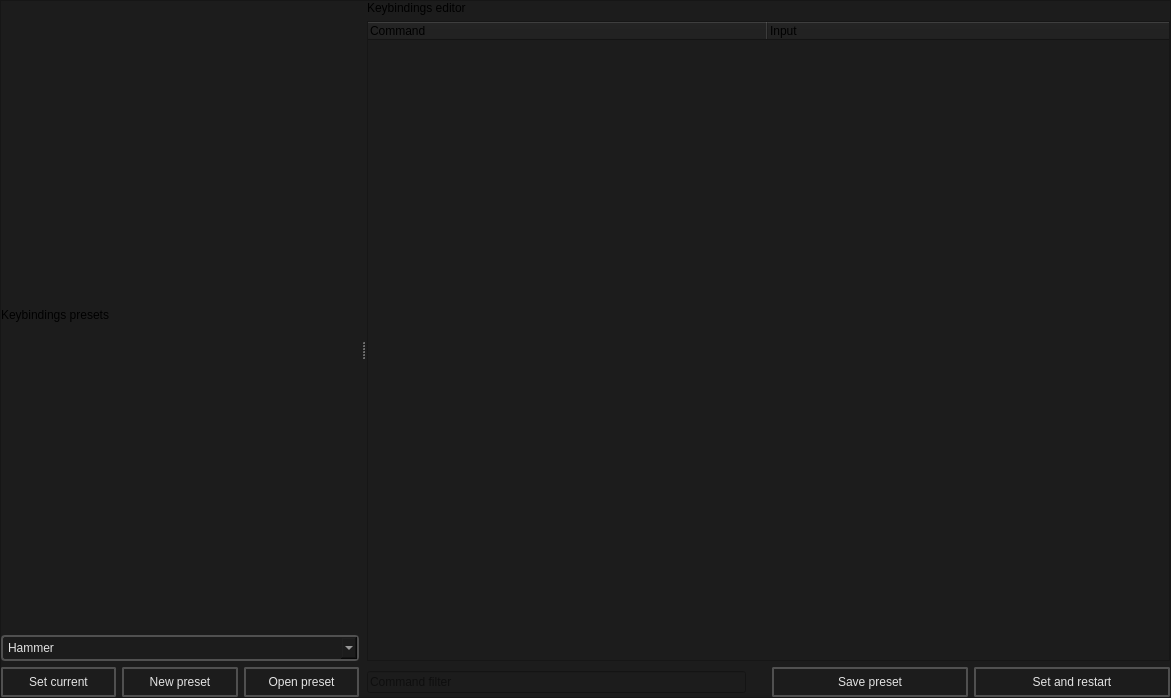
<?xml version="1.0" encoding="UTF-8"?>
<ui version="4.0">
 <class>MainWindow</class>
 <widget class="QMainWindow" name="MainWindow">
  <property name="geometry">
   <rect>
    <x>0</x>
    <y>0</y>
    <width>1171</width>
    <height>698</height>
   </rect>
  </property>
  <property name="windowTitle">
   <string>MainWindow</string>
  </property>
  <property name="styleSheet">
   <string notr="true">background-color: rgb(28, 28, 28);</string>
  </property>
  <widget class="QWidget" name="centralwidget">
   <layout class="QVBoxLayout" name="verticalLayout_2">
    <property name="leftMargin">
     <number>0</number>
    </property>
    <property name="topMargin">
     <number>0</number>
    </property>
    <property name="rightMargin">
     <number>0</number>
    </property>
    <property name="bottomMargin">
     <number>0</number>
    </property>
    <item>
     <widget class="QFrame" name="frame">
      <property name="frameShape">
       <enum>QFrame::Shape::StyledPanel</enum>
      </property>
      <property name="frameShadow">
       <enum>QFrame::Shadow::Raised</enum>
      </property>
      <layout class="QVBoxLayout" name="verticalLayout_5">
       <property name="leftMargin">
        <number>0</number>
       </property>
       <property name="topMargin">
        <number>0</number>
       </property>
       <property name="rightMargin">
        <number>0</number>
       </property>
       <property name="bottomMargin">
        <number>0</number>
       </property>
       <item>
        <widget class="QSplitter" name="splitter">
         <property name="orientation">
          <enum>Qt::Orientation::Horizontal</enum>
         </property>
         <property name="handleWidth">
          <number>8</number>
         </property>
         <property name="childrenCollapsible">
          <bool>false</bool>
         </property>
         <widget class="QWidget" name="layoutWidget">
          <layout class="QVBoxLayout" name="verticalLayout_4">
           <item>
            <widget class="QLabel" name="label_3">
             <property name="text">
              <string>Keybindings presets</string>
             </property>
            </widget>
           </item>
           <item>
            <widget class="QComboBox" name="editor_combobox">
             <property name="styleSheet">
              <string notr="true">QMenu {
background-color: red;
 }

QMenu::item {
    padding: 5px 10px;
    font: 580 8pt &quot;Segoe UI&quot;;
    border: 2px solid black;
    border-radius: 4px;
    border-color: rgba(80, 80, 80, 255);
    color: #E3E3E3;
}
QMenu::item:selected {
    background-color: #414956;
    color: white;
}
QWidget {
    background-color: #151515;
    outline: none;
}

QWidget:item:checked {
    background-color: #151515;
    color: white;
}

QWidget:item:selected {
    background-color: #414956;
    color: white;
    border: 0px;
}



QMenu {
    background-color: #1d1d1f;
    color: #FFFFFF;
    border: 1px solid #555555;
    /* padding-top: 5px; */
    /* padding-bottom: 5px; */
    border: 2px solid black;
    border-radius: 4px;
    border-color: rgba(80, 80, 80, 255);
}

QMenu::item {
    font: 580 8pt &quot;Segoe UI&quot;;
    border-top: 2px solid black;
    border: 0px;
    border-radius: 4px;
    border-color: rgba(80, 80, 80, 255);
    padding-left: 12px;
    padding-right: 12px;
    color: #E3E3E3;
}

QMenu::item:selected {
    background-color: #666666;
    color: #FFFFFF;
}

QMenu::separator {
    height: 1px;
    background: #AAAAAA;
    margin: 5px 0;
}

QMenu::indicator {
    width: 13px;
    height: 13px;
}

QMenu::indicator:checked {
    image: url(:/images/checkmark.png);
}

QMenu::indicator:unchecked {
    image: url(:/images/empty.png);
}


QComboBox {
    font: 580 8pt &quot;Segoe UI&quot;;
    border: 2px solid black;
    border-radius: 4px;
    border-color: rgba(80, 80, 80, 255);
    height: 12px;
    padding-top: 5px;
    padding-bottom: 5px;
    color: #E3E3E3;
    background-color: #1C1C1C;
    padding-left: 5px;
}

QComboBox:hover {
    background-color: #414956;
    color: white;
}

QComboBox:pressed {
    background-color: #2E2F30;
    color: white;
}

QComboBox:item {
    font: 580 8pt &quot;Segoe UI&quot;;
    color: #E3E3E3;
    padding-left: 5px;
    background-color: #1C1C1C;
    border-style: none;
}

QComboBox::drop-down {
    color: #E3E3E3;
    padding: 2px;
    background: url(://icons/arrow_drop_down_16dp.svg) no-repeat center;
    border-bottom: 0px solid black;
    border-top: 0px solid black;
    border-right: 0px;
    border-left: 2px solid;
    margin-left: 5px;
    padding: 5px;
    width: 7px;
    border-color: rgba(80, 80, 80, 255);
    background-color: #1C1C1C;
}


QComboBox QAbstractItemView {
    border: 2px solid gray;
    border-color: rgba(80, 80, 80, 255);
    selection-background-color: #414956;
    background-color: #1C1C1C;
}


QComboBox QAbstractItemView::item {
    height: 16px; /* Set the height of each item */
    padding: 4px; /* Add padding to each item */
    padding-left: 5px;
    padding-right: 5px;
    color: #ff8a8a8a;
    border-style: none;
    border-bottom: 0.5px solid black;
    border-color: rgba(255, 255, 255, 10);
}


QComboBox QAbstractItemView::item:selected {
    height: 16px; /* Set the height of each item */
    padding: 4px; /* Add padding to each item */
    padding-left: 5px;
    padding-right: 5px;
    background-color: #414956;
    color: white;
    border: none; /* Remove border */
    outline: none; /* Remove outline */
}</string>
             </property>
             <item>
              <property name="text">
               <string>Hammer</string>
              </property>
             </item>
            </widget>
           </item>
           <item>
            <layout class="QVBoxLayout" name="explorer_layout"/>
           </item>
           <item>
            <layout class="QHBoxLayout" name="horizontalLayout_3">
             <item>
              <widget class="QPushButton" name="set_current_button">
               <property name="toolTip">
                <string>&lt;html&gt;&lt;head/&gt;&lt;body&gt;&lt;p&gt;Ctrl + O&lt;/p&gt;&lt;/body&gt;&lt;/html&gt;</string>
               </property>
               <property name="styleSheet">
                <string notr="true">
    /* QPushButton default and hover styles */
    QPushButton {

        font: 580 9pt &quot;Segoe UI&quot;;
	

        border: 2px solid black;
        border-radius: 2px;
        border-color: rgba(80, 80, 80, 255);
        height:22px;
        padding-top: 2px;
        padding-bottom:2px;
        padding-left: 4px;
        padding-right: 4px;
        color: #E3E3E3;
        background-color: #1C1C1C;
    }
    QPushButton:hover {
        background-color: #414956;
        color: white;
    }
    QPushButton:pressed {
        background-color: red;
        background-color: #1C1C1C;
        margin: 1 px;
        margin-left: 2px;
        margin-right: 2px;

    }</string>
               </property>
               <property name="text">
                <string>Set current</string>
               </property>
               <property name="icon">
                <iconset resource="../resources.qrc">
                 <normaloff>:/icons/check_24dp_9D9D9D_FILL0_wght400_GRAD0_opsz24.svg</normaloff>:/icons/check_24dp_9D9D9D_FILL0_wght400_GRAD0_opsz24.svg</iconset>
               </property>
               <property name="iconSize">
                <size>
                 <width>20</width>
                 <height>20</height>
                </size>
               </property>
               <property name="shortcut">
                <string>Ctrl+O</string>
               </property>
              </widget>
             </item>
             <item>
              <widget class="QPushButton" name="new_button">
               <property name="toolTip">
                <string>&lt;html&gt;&lt;head/&gt;&lt;body&gt;&lt;p&gt;Ctrl + N&lt;/p&gt;&lt;/body&gt;&lt;/html&gt;</string>
               </property>
               <property name="styleSheet">
                <string notr="true">
    /* QPushButton default and hover styles */
    QPushButton {

        font: 580 9pt &quot;Segoe UI&quot;;
	

        border: 2px solid black;
        border-radius: 2px;
        border-color: rgba(80, 80, 80, 255);
        height:22px;
        padding-top: 2px;
        padding-bottom:2px;
        padding-left: 4px;
        padding-right: 4px;
        color: #E3E3E3;
        background-color: #1C1C1C;
    }
    QPushButton:hover {
        background-color: #414956;
        color: white;
    }
    QPushButton:pressed {
        background-color: red;
        background-color: #1C1C1C;
        margin: 1 px;
        margin-left: 2px;
        margin-right: 2px;

    }</string>
               </property>
               <property name="text">
                <string>New preset</string>
               </property>
               <property name="icon">
                <iconset resource="../resources.qrc">
                 <normaloff>:/icons/add_24dp_9D9D9D_FILL0_wght400_GRAD0_opsz24.svg</normaloff>:/icons/add_24dp_9D9D9D_FILL0_wght400_GRAD0_opsz24.svg</iconset>
               </property>
               <property name="iconSize">
                <size>
                 <width>20</width>
                 <height>20</height>
                </size>
               </property>
               <property name="shortcut">
                <string>Ctrl+N</string>
               </property>
              </widget>
             </item>
             <item>
              <widget class="QPushButton" name="open_button">
               <property name="toolTip">
                <string>&lt;html&gt;&lt;head/&gt;&lt;body&gt;&lt;p&gt;Ctrl + N&lt;/p&gt;&lt;/body&gt;&lt;/html&gt;</string>
               </property>
               <property name="styleSheet">
                <string notr="true">
    /* QPushButton default and hover styles */
    QPushButton {

        font: 580 9pt &quot;Segoe UI&quot;;
	

        border: 2px solid black;
        border-radius: 2px;
        border-color: rgba(80, 80, 80, 255);
        height:22px;
        padding-top: 2px;
        padding-bottom:2px;
        padding-left: 4px;
        padding-right: 4px;
        color: #E3E3E3;
        background-color: #1C1C1C;
    }
    QPushButton:hover {
        background-color: #414956;
        color: white;
    }
    QPushButton:pressed {
        background-color: red;
        background-color: #1C1C1C;
        margin: 1 px;
        margin-left: 2px;
        margin-right: 2px;

    }</string>
               </property>
               <property name="text">
                <string>Open preset</string>
               </property>
               <property name="icon">
                <iconset resource="../resources.qrc">
                 <normaloff>:/icons/file_open_16dp_9D9D9D_FILL0_wght400_GRAD0_opsz20.svg</normaloff>:/icons/file_open_16dp_9D9D9D_FILL0_wght400_GRAD0_opsz20.svg</iconset>
               </property>
               <property name="iconSize">
                <size>
                 <width>20</width>
                 <height>20</height>
                </size>
               </property>
               <property name="shortcut">
                <string>Ctrl+N</string>
               </property>
              </widget>
             </item>
            </layout>
           </item>
          </layout>
         </widget>
         <widget class="QWidget" name="layoutWidget">
          <layout class="QVBoxLayout" name="verticalLayout_3">
           <item>
            <widget class="QLabel" name="label">
             <property name="text">
              <string>Keybindings editor</string>
             </property>
            </widget>
           </item>
           <item>
            <widget class="QTreeWidget" name="keybindings_tree">
             <property name="alternatingRowColors">
              <bool>true</bool>
             </property>
             <attribute name="headerMinimumSectionSize">
              <number>300</number>
             </attribute>
             <attribute name="headerDefaultSectionSize">
              <number>400</number>
             </attribute>
             <attribute name="headerHighlightSections">
              <bool>false</bool>
             </attribute>
             <column>
              <property name="text">
               <string notr="true">Command</string>
              </property>
             </column>
             <column>
              <property name="text">
               <string>Input</string>
              </property>
             </column>
            </widget>
           </item>
           <item>
            <layout class="QHBoxLayout" name="horizontalLayout_6">
             <item>
              <layout class="QHBoxLayout" name="horizontalLayout_4">
               <item>
                <widget class="QLineEdit" name="command_filter_line">
                 <property name="placeholderText">
                  <string>Command filter</string>
                 </property>
                </widget>
               </item>
              </layout>
             </item>
             <item>
              <spacer name="horizontalSpacer">
               <property name="orientation">
                <enum>Qt::Orientation::Horizontal</enum>
               </property>
               <property name="sizeType">
                <enum>QSizePolicy::Policy::Fixed</enum>
               </property>
               <property name="sizeHint" stdset="0">
                <size>
                 <width>20</width>
                 <height>20</height>
                </size>
               </property>
              </spacer>
             </item>
             <item>
              <widget class="QPushButton" name="save_button">
               <property name="minimumSize">
                <size>
                 <width>196</width>
                 <height>0</height>
                </size>
               </property>
               <property name="toolTip">
                <string>&lt;html&gt;&lt;head/&gt;&lt;body&gt;&lt;p&gt;Ctrl + S&lt;/p&gt;&lt;/body&gt;&lt;/html&gt;</string>
               </property>
               <property name="styleSheet">
                <string notr="true">
    /* QPushButton default and hover styles */
    QPushButton {

        font: 580 9pt &quot;Segoe UI&quot;;
	

        border: 2px solid black;
        border-radius: 2px;
        border-color: rgba(80, 80, 80, 255);
        height:22px;
        padding-top: 2px;
        padding-bottom:2px;
        padding-left: 4px;
        padding-right: 4px;
        color: #E3E3E3;
        background-color: #1C1C1C;
    }
    QPushButton:hover {
        background-color: #414956;
        color: white;
    }
    QPushButton:pressed {
        background-color: red;
        background-color: #1C1C1C;
        margin: 1 px;
        margin-left: 2px;
        margin-right: 2px;

    }</string>
               </property>
               <property name="text">
                <string>Save preset</string>
               </property>
               <property name="icon">
                <iconset resource="../resources.qrc">
                 <normaloff>:/icons/save_16dp_9D9D9D_FILL0_wght400_GRAD0_opsz20.svg</normaloff>:/icons/save_16dp_9D9D9D_FILL0_wght400_GRAD0_opsz20.svg</iconset>
               </property>
               <property name="iconSize">
                <size>
                 <width>20</width>
                 <height>20</height>
                </size>
               </property>
               <property name="shortcut">
                <string>Ctrl+S</string>
               </property>
              </widget>
             </item>
             <item>
              <widget class="QPushButton" name="save_restart_button">
               <property name="minimumSize">
                <size>
                 <width>196</width>
                 <height>0</height>
                </size>
               </property>
               <property name="toolTip">
                <string>&lt;html&gt;&lt;head/&gt;&lt;body&gt;&lt;p&gt;Ctrl+ Shif+S&lt;/p&gt;&lt;/body&gt;&lt;/html&gt;</string>
               </property>
               <property name="styleSheet">
                <string notr="true">
    /* QPushButton default and hover styles */
    QPushButton {

        font: 580 9pt &quot;Segoe UI&quot;;
	

        border: 2px solid black;
        border-radius: 2px;
        border-color: rgba(80, 80, 80, 255);
        height:22px;
        padding-top: 2px;
        padding-bottom:2px;
        padding-left: 4px;
        padding-right: 4px;
        color: #E3E3E3;
        background-color: #1C1C1C;
    }
    QPushButton:hover {
        background-color: #414956;
        color: white;
    }
    QPushButton:pressed {
        background-color: red;
        background-color: #1C1C1C;
        margin: 1 px;
        margin-left: 2px;
        margin-right: 2px;

    }</string>
               </property>
               <property name="text">
                <string>Set and restart</string>
               </property>
               <property name="icon">
                <iconset resource="../resources.qrc">
                 <normaloff>:/icons/all_match_24dp_9D9D9D_FILL0_wght400_GRAD0_opsz24.svg</normaloff>:/icons/all_match_24dp_9D9D9D_FILL0_wght400_GRAD0_opsz24.svg</iconset>
               </property>
               <property name="iconSize">
                <size>
                 <width>20</width>
                 <height>20</height>
                </size>
               </property>
               <property name="shortcut">
                <string>Ctrl+Shift+S</string>
               </property>
               <property name="checkable">
                <bool>true</bool>
               </property>
              </widget>
             </item>
            </layout>
           </item>
          </layout>
         </widget>
        </widget>
       </item>
      </layout>
     </widget>
    </item>
   </layout>
  </widget>
  <action name="actionSave">
   <property name="text">
    <string>Save</string>
   </property>
  </action>
  <action name="actionSave_as">
   <property name="text">
    <string>Save as</string>
   </property>
  </action>
  <action name="actionOpen">
   <property name="text">
    <string>Open</string>
   </property>
  </action>
 </widget>
 <resources>
  <include location="../resources.qrc"/>
 </resources>
 <connections/>
</ui>
